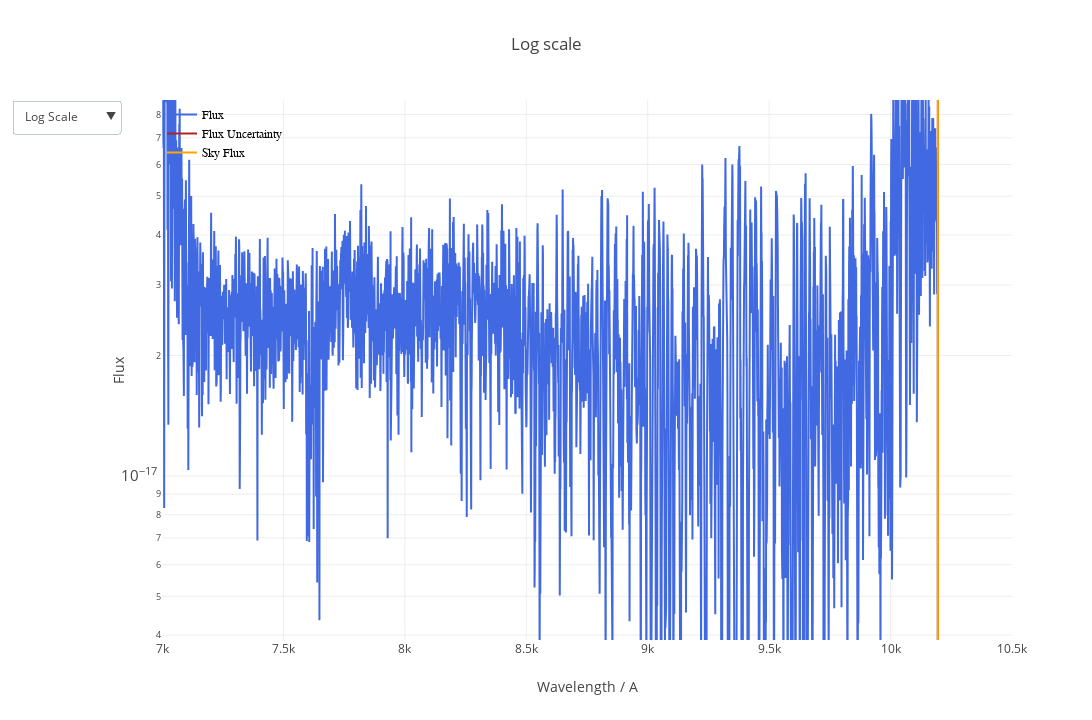

The cell this chart's notebook holds for it:
### Code cell
pso_reduced.inspect_reduced_spectrum(
    wave_min=7000.,
    wave_max=10500.,
    stype='science',
    save_fig=True,
    filename='pso_reduced_spectrum')

### Figure 1 — Plotly figure (JSON) as saved in the notebook; plotly's stock layout.template omitted (floating-point values rounded to 4 significant figures; data arrays with more than 128 entries replaced by an {"elided": "..."} marker saying what was removed)
{"data": [{"line": {"color": "royalblue"}, "name": "Flux", "type": "scatter", "x": {"elided": "3504 float values"}, "y": {"elided": "3504 float values"}}, {"line": {"color": "firebrick"}, "name": "Flux Uncertainty", "type": "scatter", "x": {"elided": "3504 float values"}, "y": {"elided": "3504 float values"}}, {"line": {"color": "orange"}, "name": "Sky Flux", "type": "scatter", "x": {"elided": "3504 float values"}, "y": {"elided": "3504 float values"}}], "layout": {"autosize": false, "height": 720, "hovermode": "closest", "legend": {"bgcolor": "rgba(0,0,0,0)", "font": {"color": "black", "family": "sans-serif", "size": 12}, "traceorder": "normal", "x": 0, "y": 1}, "showlegend": true, "title": {"text": "Log scale"}, "updatemenus": [{"active": 0, "buttons": [{"args": [{"visible": [true, true]}, {"title": "Log scale", "yaxis": {"type": "log"}}], "label": "Log Scale", "method": "update"}, {"args": [{"visible": [true, false]}, {"title": "Linear scale", "yaxis": {"type": "linear"}}], "label": "Linear Scale", "method": "update"}]}], "width": 1280, "xaxis": {"range": [7000, 10500], "title": {"text": "Wavelength / A"}}, "yaxis": {"range": [-17.41, -16.06], "title": {"text": "Flux"}, "type": "log"}}}
